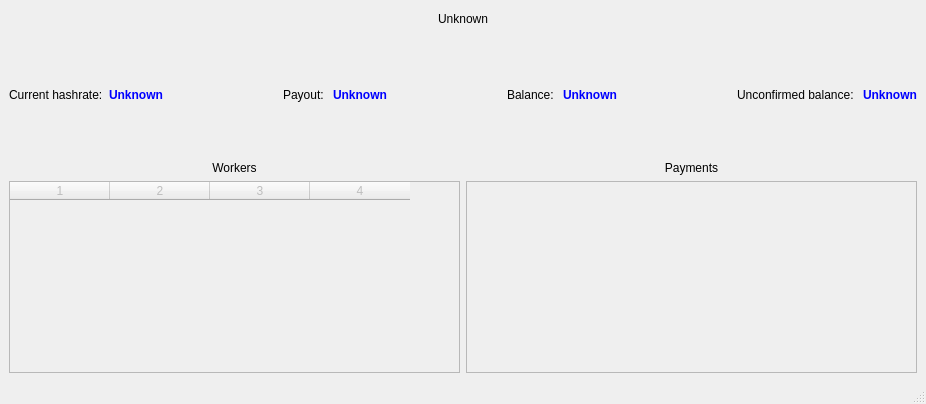
<?xml version="1.0" encoding="UTF-8"?>
<ui version="4.0">
 <class>DisplayData</class>
 <widget class="QMainWindow" name="DisplayData">
  <property name="geometry">
   <rect>
    <x>0</x>
    <y>0</y>
    <width>926</width>
    <height>404</height>
   </rect>
  </property>
  <property name="windowTitle">
   <string>MainWindow</string>
  </property>
  <widget class="QWidget" name="centralwidget">
   <layout class="QVBoxLayout" name="verticalLayout_3">
    <item>
     <layout class="QHBoxLayout" name="horizontalLayout_2">
      <item>
       <spacer name="horizontalSpacer">
        <property name="orientation">
         <enum>Qt::Horizontal</enum>
        </property>
        <property name="sizeHint" stdset="0">
         <size>
          <width>40</width>
          <height>20</height>
         </size>
        </property>
       </spacer>
      </item>
      <item>
       <widget class="QLabel" name="lb_wallet">
        <property name="text">
         <string>Unknown</string>
        </property>
       </widget>
      </item>
      <item>
       <spacer name="horizontalSpacer_2">
        <property name="orientation">
         <enum>Qt::Horizontal</enum>
        </property>
        <property name="sizeHint" stdset="0">
         <size>
          <width>40</width>
          <height>20</height>
         </size>
        </property>
       </spacer>
      </item>
     </layout>
    </item>
    <item>
     <spacer name="verticalSpacer">
      <property name="orientation">
       <enum>Qt::Vertical</enum>
      </property>
      <property name="sizeHint" stdset="0">
       <size>
        <width>20</width>
        <height>32</height>
       </size>
      </property>
     </spacer>
    </item>
    <item>
     <layout class="QHBoxLayout" name="horizontalLayout_6">
      <item>
       <layout class="QHBoxLayout" name="horizontalLayout">
        <item>
         <widget class="QLabel" name="label">
          <property name="text">
           <string>Current hashrate:</string>
          </property>
         </widget>
        </item>
        <item>
         <widget class="QLabel" name="lb_current_hashrate">
          <property name="styleSheet">
           <string notr="true">font-weight: bold;
color: blue;</string>
          </property>
          <property name="text">
           <string>Unknown</string>
          </property>
          <property name="textFormat">
           <enum>Qt::PlainText</enum>
          </property>
         </widget>
        </item>
       </layout>
      </item>
      <item>
       <spacer name="horizontalSpacer_3">
        <property name="orientation">
         <enum>Qt::Horizontal</enum>
        </property>
        <property name="sizeHint" stdset="0">
         <size>
          <width>40</width>
          <height>20</height>
         </size>
        </property>
       </spacer>
      </item>
      <item>
       <layout class="QHBoxLayout" name="horizontalLayout_5">
        <item>
         <widget class="QLabel" name="label_6">
          <property name="text">
           <string>Payout: </string>
          </property>
         </widget>
        </item>
        <item>
         <widget class="QLabel" name="lb_payout">
          <property name="styleSheet">
           <string notr="true">font-weight: bold;
color: blue;</string>
          </property>
          <property name="text">
           <string>Unknown</string>
          </property>
          <property name="textFormat">
           <enum>Qt::PlainText</enum>
          </property>
         </widget>
        </item>
       </layout>
      </item>
      <item>
       <spacer name="horizontalSpacer_5">
        <property name="orientation">
         <enum>Qt::Horizontal</enum>
        </property>
        <property name="sizeHint" stdset="0">
         <size>
          <width>40</width>
          <height>20</height>
         </size>
        </property>
       </spacer>
      </item>
      <item>
       <layout class="QHBoxLayout" name="horizontalLayout_3">
        <item>
         <widget class="QLabel" name="label_2">
          <property name="text">
           <string>Balance: </string>
          </property>
         </widget>
        </item>
        <item>
         <widget class="QLabel" name="lb_balance">
          <property name="styleSheet">
           <string notr="true">font-weight: bold;
color: blue;</string>
          </property>
          <property name="text">
           <string>Unknown</string>
          </property>
          <property name="textFormat">
           <enum>Qt::PlainText</enum>
          </property>
         </widget>
        </item>
       </layout>
      </item>
      <item>
       <spacer name="horizontalSpacer_4">
        <property name="orientation">
         <enum>Qt::Horizontal</enum>
        </property>
        <property name="sizeHint" stdset="0">
         <size>
          <width>40</width>
          <height>20</height>
         </size>
        </property>
       </spacer>
      </item>
      <item>
       <layout class="QHBoxLayout" name="horizontalLayout_4">
        <item>
         <widget class="QLabel" name="label_3">
          <property name="text">
           <string>Unconfirmed balance: </string>
          </property>
         </widget>
        </item>
        <item>
         <widget class="QLabel" name="lb_unconfirmed_balance">
          <property name="styleSheet">
           <string notr="true">font-weight: bold;
color: blue;</string>
          </property>
          <property name="text">
           <string>Unknown</string>
          </property>
          <property name="textFormat">
           <enum>Qt::PlainText</enum>
          </property>
         </widget>
        </item>
       </layout>
      </item>
     </layout>
    </item>
    <item>
     <spacer name="verticalSpacer_2">
      <property name="orientation">
       <enum>Qt::Vertical</enum>
      </property>
      <property name="sizeHint" stdset="0">
       <size>
        <width>20</width>
        <height>32</height>
       </size>
      </property>
     </spacer>
    </item>
    <item>
     <layout class="QHBoxLayout" name="horizontalLayout_7">
      <item>
       <layout class="QVBoxLayout" name="verticalLayout">
        <item>
         <widget class="QLabel" name="label_4">
          <property name="text">
           <string>Workers</string>
          </property>
          <property name="alignment">
           <set>Qt::AlignCenter</set>
          </property>
         </widget>
        </item>
        <item>
         <widget class="QTableWidget" name="tbl_worker">
          <property name="enabled">
           <bool>false</bool>
          </property>
          <property name="columnCount">
           <number>4</number>
          </property>
          <column/>
          <column/>
          <column/>
          <column/>
         </widget>
        </item>
       </layout>
      </item>
      <item>
       <layout class="QVBoxLayout" name="verticalLayout_2">
        <item>
         <widget class="QLabel" name="label_5">
          <property name="text">
           <string>Payments</string>
          </property>
          <property name="alignment">
           <set>Qt::AlignCenter</set>
          </property>
         </widget>
        </item>
        <item>
         <widget class="QColumnView" name="cview_payments">
          <property name="enabled">
           <bool>false</bool>
          </property>
         </widget>
        </item>
       </layout>
      </item>
     </layout>
    </item>
   </layout>
  </widget>
  <widget class="QMenuBar" name="menubar">
   <property name="geometry">
    <rect>
     <x>0</x>
     <y>0</y>
     <width>926</width>
     <height>21</height>
    </rect>
   </property>
  </widget>
  <widget class="QStatusBar" name="statusbar"/>
 </widget>
 <resources/>
 <connections/>
</ui>
